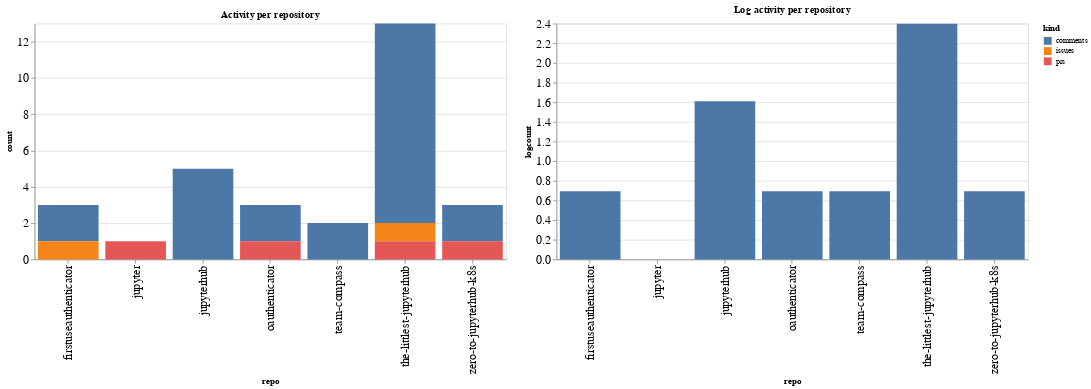

Write notebook code for a chart like this one.
### Code cell
ch1 = alt.Chart(repo_summaries, width=600, title="Activity per repository").mark_bar().encode(
    x='repo',
    y='count',
    color='kind',
    tooltip="kind"
)

ch2 = alt.Chart(repo_summaries, width=600, title="Log activity per repository").mark_bar().encode(
    x='repo',
    y='logcount',
    color='kind',
    tooltip="kind"
)

ch1 | ch2

### Figure 1 — Vega-Lite specification as saved in the notebook (floating-point values rounded to 4 significant figures)
{"config": {"axisLeft": {"labelFontSize": 15}, "axisBottom": {"labelFontSize": 15}}, "hconcat": [{"mark": "bar", "encoding": {"color": {"type": "nominal", "field": "kind"}, "tooltip": {"type": "nominal", "field": "kind"}, "x": {"type": "nominal", "field": "repo"}, "y": {"type": "quantitative", "field": "count"}}, "title": "Activity per repository", "width": 600}, {"mark": "bar", "encoding": {"color": {"type": "nominal", "field": "kind"}, "tooltip": {"type": "nominal", "field": "kind"}, "x": {"type": "nominal", "field": "repo"}, "y": {"type": "quantitative", "field": "logcount"}}, "title": "Log activity per repository", "width": 600}], "data": {"name": "data-a2ad8dc69c9d850bf53375f2a5dc4f7b"}, "$schema": "https://vega.github.io/schema/vega-lite/v4.8.1.json", "datasets": {"data-a2ad8dc69c9d850bf53375f2a5dc4f7b": [{"repo": "firstuseauthenticator", "kind": "comments", "count": 2, "logcount": 0.6931}, {"repo": "firstuseauthenticator", "kind": "issues", "count": 1, "logcount": 0.0}, {"repo": "jupyter", "kind": "prs", "count": 1, "logcount": 0.0}, {"repo": "jupyterhub", "kind": "comments", "count": 5, "logcount": 1.609}, {"repo": "oauthenticator", "kind": "comments", "count": 2, "logcount": 0.6931}, {"repo": "oauthenticator", "kind": "prs", "count": 1, "logcount": 0.0}, {"repo": "team-compass", "kind": "comments", "count": 2, "logcount": 0.6931}, {"repo": "the-littlest-jupyterhub", "kind": "comments", "count": 11, "logcount": 2.398}, {"repo": "the-littlest-jupyterhub", "kind": "issues", "count": 1, "logcount": 0.0}, {"repo": "the-littlest-jupyterhub", "kind": "prs", "count": 1, "logcount": 0.0}, {"repo": "zero-to-jupyterhub-k8s", "kind": "comments", "count": 2, "logcount": 0.6931}, {"repo": "zero-to-jupyterhub-k8s", "kind": "prs", "count": 1, "logcount": 0.0}]}}
